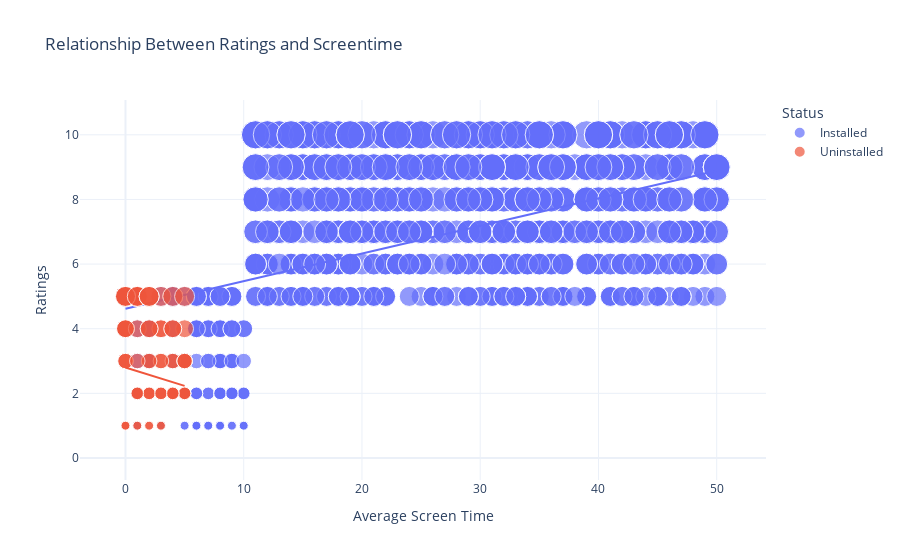

Write notebook code for a chart like this one.
### Markdown cell above
# Now let’s have a look at the relationship between the ratings given by users and the average screen time:

### Code cell
figure = px.scatter(data_frame = df, 
                    x="Average Screen Time",
                    y="Ratings", 
                    size="Ratings", 
                    color= "Status", 
                    title = "Relationship Between Ratings and Screentime",
                    trendline="ols")
figure.show()

### Figure 1 — Plotly figure (JSON) as saved in the notebook; plotly's stock layout.template omitted (floating-point values rounded to 4 significant figures; data arrays with more than 128 entries replaced by an {"elided": "..."} marker saying what was removed)
{"data": [{"hovertemplate": "Status=Installed<br>Average Screen Time=%{x}<br>Ratings=%{marker.size}<extra></extra>", "legendgroup": "Installed", "marker": {"color": "#636efa", "size": {"elided": "916 int values"}, "sizemode": "area", "sizeref": 0.025, "symbol": "circle"}, "mode": "markers", "name": "Installed", "orientation": "v", "showlegend": true, "type": "scatter", "x": {"elided": "916 int values"}, "xaxis": "x", "y": {"elided": "916 int values"}, "yaxis": "y"}, {"hovertemplate": "<b>OLS trendline</b><br>Ratings = 0.0854571 * Average Screen Time + 4.6178<br>R<sup>2</sup>=0.204850<br><br>Status=Installed<br>Average Screen Time=%{x}<br>Ratings=%{y} <b>(trend)</b><extra></extra>", "legendgroup": "Installed", "marker": {"color": "#636efa", "symbol": "circle"}, "mode": "lines", "name": "Installed", "showlegend": false, "type": "scatter", "x": {"elided": "916 int values"}, "xaxis": "x", "y": {"elided": "916 float values"}, "yaxis": "y"}, {"hovertemplate": "Status=Uninstalled<br>Average Screen Time=%{x}<br>Ratings=%{marker.size}<extra></extra>", "legendgroup": "Uninstalled", "marker": {"color": "#EF553B", "size": [4, 1, 2, 5, 2, 3, 4, 5, 0, 4, 1, 0, 2, 2, 0, 2, 3, 3, 0, 1, 0, 4, 5, 4, 5, 0, 2, 4, 0, 1, 4, 4, 5, 0, 2, 3, 0, 3, 0, 2, 4, 0, 5, 5, 4, 2, 3, 2, 3, 0, 3, 5, 0, 2, 2, 3, 1, 5, 1, 2, 2, 1, 0, 5, 5, 4, 2, 2, 5, 2, 2, 2, 3, 1, 3, 3, 4, 4, 3, 1, 5, 3, 5], "sizemode": "area", "sizeref": 0.025, "symbol": "circle"}, "mode": "markers", "name": "Uninstalled", "orientation": "v", "showlegend": true, "type": "scatter", "x": [0, 1, 4, 3, 5, 5, 0, 1, 1, 3, 0, 3, 2, 1, 3, 3, 3, 4, 4, 1, 2, 0, 1, 3, 4, 3, 4, 0, 0, 2, 1, 5, 0, 5, 1, 4, 4, 0, 4, 5, 4, 0, 5, 0, 2, 2, 5, 5, 2, 1, 5, 0, 2, 1, 5, 0, 0, 1, 2, 3, 4, 3, 1, 0, 1, 0, 4, 2, 2, 3, 4, 1, 3, 3, 0, 5, 2, 4, 2, 0, 2, 1, 2], "xaxis": "x", "y": [4, 1, 2, 5, 2, 3, 4, 5, 0, 4, 1, 0, 2, 2, 0, 2, 3, 3, 0, 1, 0, 4, 5, 4, 5, 0, 2, 4, 0, 1, 4, 4, 5, 0, 2, 3, 0, 3, 0, 2, 4, 0, 5, 5, 4, 2, 3, 2, 3, 0, 3, 5, 0, 2, 2, 3, 1, 5, 1, 2, 2, 1, 0, 5, 5, 4, 2, 2, 5, 2, 2, 2, 3, 1, 3, 3, 4, 4, 3, 1, 5, 3, 5], "yaxis": "y"}, {"hovertemplate": "<b>OLS trendline</b><br>Ratings = -0.11416 * Average Screen Time + 2.80212<br>R<sup>2</sup>=0.013482<br><br>Status=Uninstalled<br>Average Screen Time=%{x}<br>Ratings=%{y} <b>(trend)</b><extra></extra>", "legendgroup": "Uninstalled", "marker": {"color": "#EF553B", "symbol": "circle"}, "mode": "lines", "name": "Uninstalled", "showlegend": false, "type": "scatter", "x": [0, 0, 0, 0, 0, 0, 0, 0, 0, 0, 0, 0, 0, 0, 0, 0, 0, 1, 1, 1, 1, 1, 1, 1, 1, 1, 1, 1, 1, 1, 1, 1, 2, 2, 2, 2, 2, 2, 2, 2, 2, 2, 2, 2, 2, 2, 3, 3, 3, 3, 3, 3, 3, 3, 3, 3, 3, 3, 3, 4, 4, 4, 4, 4, 4, 4, 4, 4, 4, 4, 4, 4, 5, 5, 5, 5, 5, 5, 5, 5, 5, 5, 5], "xaxis": "x", "y": [2.802, 2.802, 2.802, 2.802, 2.802, 2.802, 2.802, 2.802, 2.802, 2.802, 2.802, 2.802, 2.802, 2.802, 2.802, 2.802, 2.802, 2.688, 2.688, 2.688, 2.688, 2.688, 2.688, 2.688, 2.688, 2.688, 2.688, 2.688, 2.688, 2.688, 2.688, 2.688, 2.574, 2.574, 2.574, 2.574, 2.574, 2.574, 2.574, 2.574, 2.574, 2.574, 2.574, 2.574, 2.574, 2.574, 2.46, 2.46, 2.46, 2.46, 2.46, 2.46, 2.46, 2.46, 2.46, 2.46, 2.46, 2.46, 2.46, 2.345, 2.345, 2.345, 2.345, 2.345, 2.345, 2.345, 2.345, 2.345, 2.345, 2.345, 2.345, 2.345, 2.231, 2.231, 2.231, 2.231, 2.231, 2.231, 2.231, 2.231, 2.231, 2.231, 2.231], "yaxis": "y"}], "layout": {"autosize": true, "legend": {"itemsizing": "constant", "title": {"text": "Status"}, "tracegroupgap": 0}, "title": {"text": "Relationship Between Ratings and Screentime"}, "xaxis": {"anchor": "y", "autorange": true, "domain": [0, 1], "range": [-3.602, 53.85], "title": {"text": "Average Screen Time"}, "type": "linear"}, "yaxis": {"anchor": "x", "autorange": true, "domain": [0, 1], "range": [-0.8381, 11.73], "title": {"text": "Ratings"}, "type": "linear"}}}
